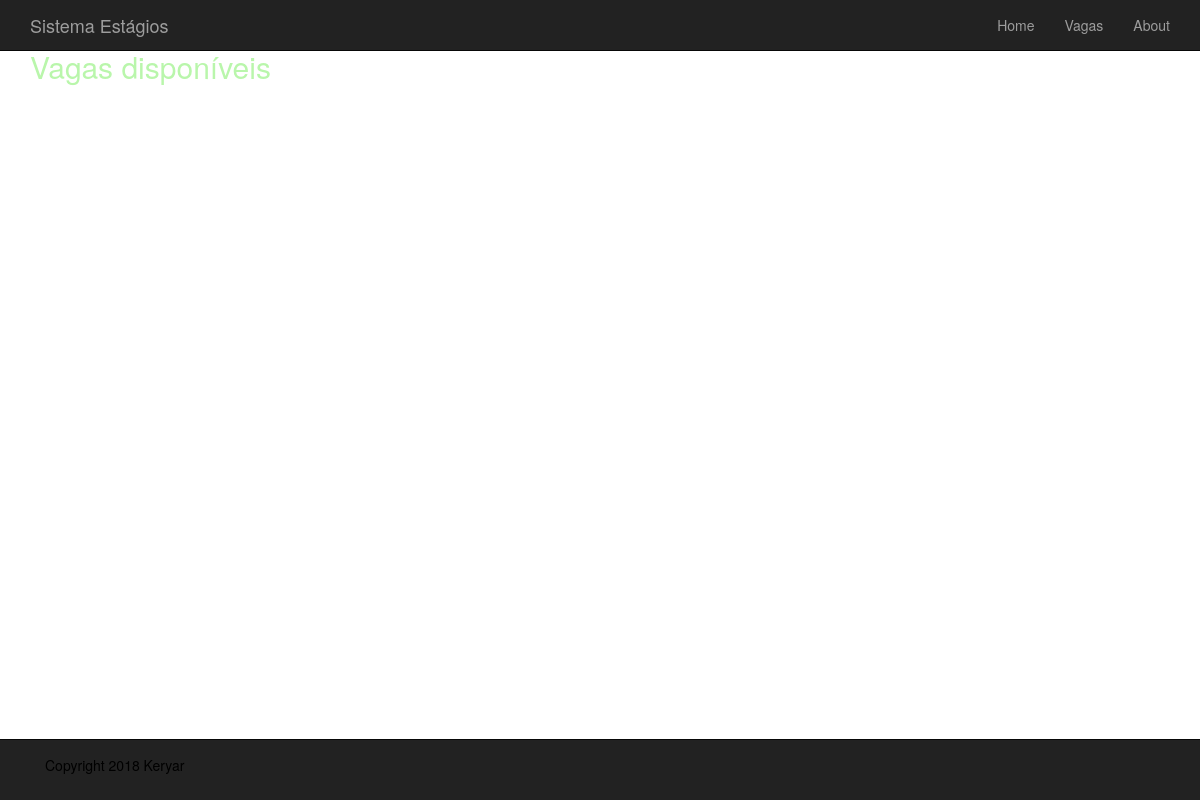
Before: /jobs/list_job_opportunity/ with the older database file.
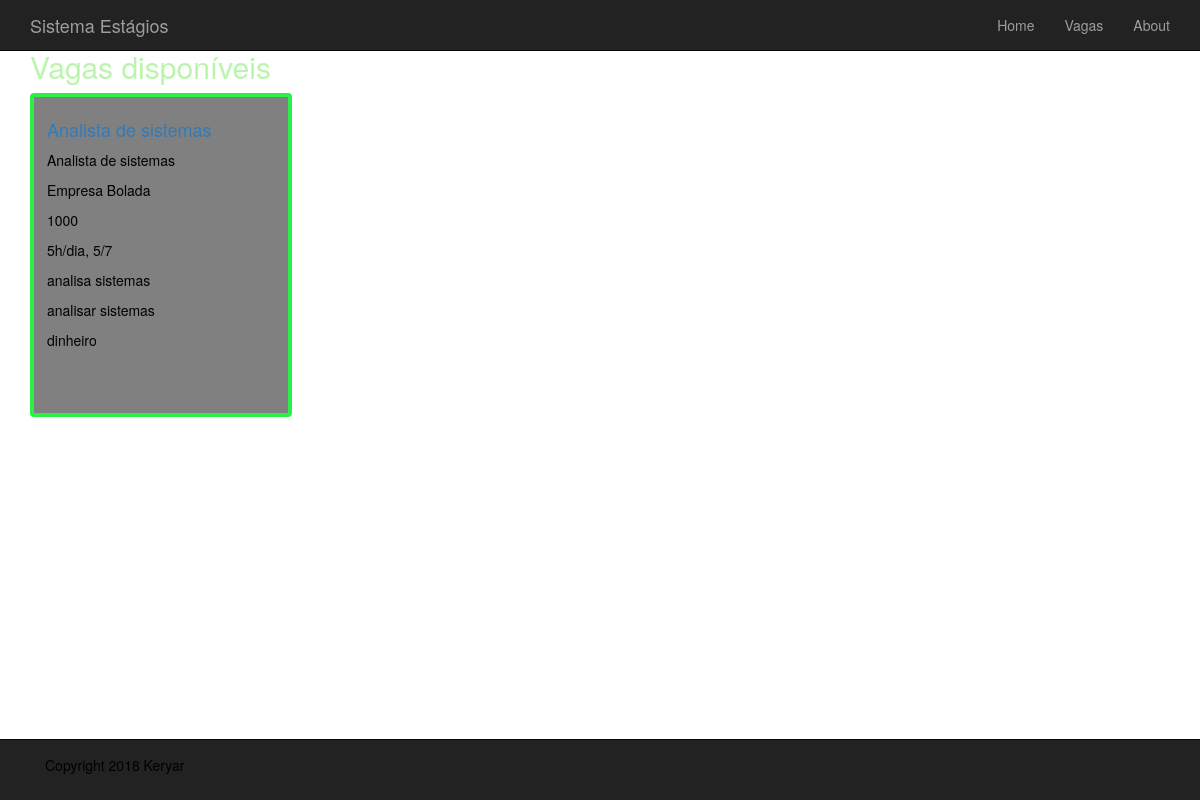
After: the same page with the newer database file.
### jobs/models.py (models this page shows, shortened)
class JobOpportunity (models.Model):
    name = models.CharField(max_length=200, db_index=True)
    enterprise = models.ForeignKey(Enterprise, related_name='owner')
    slug = models.SlugField(max_length=200, db_index=True, unique=True)
    salary = models.PositiveIntegerField(unique=True)
    weekly_workload = models.TextField(blank=True)
    description = models.TextField(blank=True)
    requirements = models.TextField(blank=True)
    benefits = models.TextField(blank=True)
    available = models.BooleanField(default=True)
    register_date = models.DateTimeField(auto_now_add=True)
    update_date = models.DateTimeField(auto_now=True)
    class Meta:
        ordering = ('name',)
        verbose_name = 'job_opportunity'
        verbose_name_plural = 'job_opportunities'
    def get_absolute_path(self):
        return reverse('jobs:display_job_opportunity', args=[self.id, self.slug])

### user_actions/models.py (models this page shows, shortened)
class Enterprise(models.Model):
    name = models.CharField(max_length=200, db_index=True)
    slug = models.SlugField(max_length=200, db_index=True, unique=True)
    pw = models.CharField(max_length=200)
    description = models.TextField(blank=True)
    validation_pending = models.BooleanField(default=True)
    registered = models.BooleanField(default=False)
    able = models.BooleanField(default=False)
    register_date = models.DateTimeField(auto_now_add=True)
    update_date = models.DateTimeField(auto_now=True)
    class Meta:
        ordering = ('name',)
        verbose_name = 'enterprise'
        verbose_name_plural = 'enterprises'

### jobs/views.py (the view)
def list_job_opportunity(request):
    job_opportunities = JobOpportunity.objects.filter(available=True)
    return render(request, 'jobs/list_job_opportunity.html', {
        'job_opportunities' : job_opportunities,
        })

### jobs/templates/jobs/list_job_opportunity.html (shortened to what this page needs)
{% extends 'base.html' %}
{% load static %}
{% block conteudo %}
    <div class="container">
        <div class="row">
            <div class="col-sm-12">
                <div class="row">
                    <div class="col-sm-9">
                        <h2>Vagas disponíveis</h2>
                        <div class="row">
                            {% for job_opportunity in job_opportunities %}
                                <div class="col-md-4 col-sm-6">
                                    <div class="thumbnail">
                                        <div class="caption">
                                             <h4><a href="{{ job_opportunity.get_absolute_path }}">{{ job_opportunity.name }}</a></h4>
                                            <p>{{ job_opportunity.name }}</p>
                                            <p>{{ job_opportunity.enterprise.name }}</p>
                                            <p>{{ job_opportunity.salary }}</p>
                                            <p>{{ job_opportunity.weekly_workload }}</p>
                                            <p>{{ job_opportunity.description }}</p>
                                            <p>{{ job_opportunity.requirements }}</p>
                                            <p>{{ job_opportunity.benefits }}</p>
                                            <br>
                                            <br>
                                        </div>
                                    </div>
                                </div>
                            {% endfor %}
                        </div>
                    </div>
                </div>
            </div>
        </div>
    </div>
{% endblock %}

### base_structures/templates/base.html (shortened to what this page needs)
{% load static %}
<!DOCTYPE html>
<html lang="en">
  <head>
    <link href="{% static 'base_structures/css/bootstrap.min.css' %}" rel="stylesheet">
    <link href="{% static 'base_structures/css/styles.css' %}" rel="stylesheet">
	<link href="https://maxcdn.bootstrapcdn.com/font-awesome/4.5.0/css/font-awesome.min.css" rel="stylesheet">
  </head>
  <body>
	<div class="navbar navbar-inverse navbar-fixed-top" role="navigation">
		<div class="container">
			<div class="navbar-header">
				<a class="navbar-brand" href="{% url 'base_structures:index' %}">Sistema Estágios</a>
			</div>
			<div class="navbar-collapse collapse">
				<ul class="nav navbar-nav navbar-right">
					<li ><a href="{% url 'base_structures:index' %}">Home</a></li>
					<li ><a href="{% url 'jobs:list_job_opportunity' %}">Vagas</a></li>
					<li ><a href="{% url 'base_structures:about' %}">About</a></li>
				</ul>
			</div>
		</div>
	</div>
	{% block conteudo %}
    {% endblock %}
	<div class="navbar navbar-inverse navbar-fixed-bottom" role="navigation">
		<div class="container">
			<div class="navbar-text pull-left">
				<p>Copyright 2018 Keryar</p>
			</div>
		</div>
	</div>
  </body>
</html>

### base_structures/static/base_structures/css/styles.css (style rules this page uses)
div .col-sm-6 > div.thumbnail { border-width: 4px; border-color: #2bf04c; }
div .thumbnail { background-color: grey; border-color: black; }
body { padding-top: 30px; padding-bottom: 70px; background-color: white; }
p { color:black; }
h2,h3,h4 { color: #b9f6ab; }

Changed rows visible on the page:
added JobOpportunity: name "Analista de sistemas", enterprise.name "Empresa Bolada", salary "1000", weekly_workload "5h/dia, 5/7", description "analisa sistemas", requirements "analisar sistemas", benefits "dinheiro"
